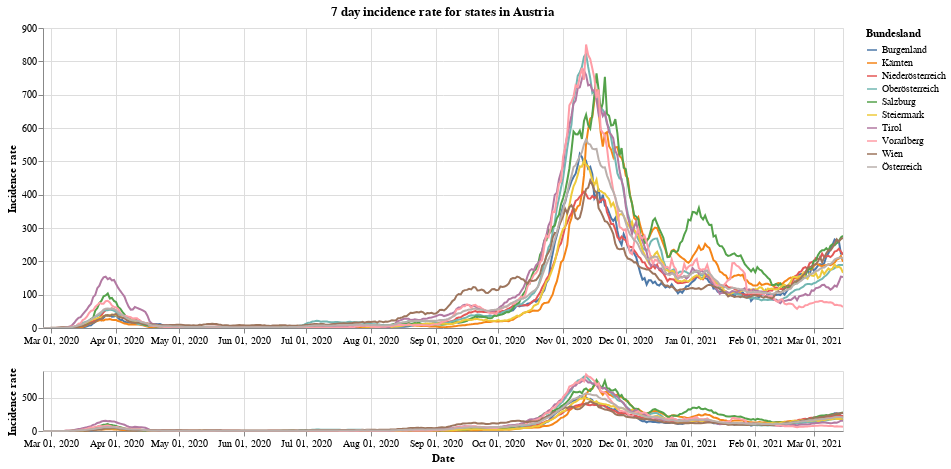

Notebook source saved alongside this figure:
### Markdown cell above
Next we have the 7 day incidence rate for states of Vorarlberg, Tirol and Wien compared to all of Austria.

### Code cell
#collapse
leg_selection = alt.selection_multi(fields=['Bundesland'], bind='legend')
brush = alt.selection(type='interval', encodings=['x'])

base = alt.Chart(at_data).mark_line().encode(
    x=alt.X("yearmonthdate(Time):T", axis=alt.Axis(title='Date')),
    y=alt.Y("SiebenTageInzidenzFaelle:Q", axis=alt.Axis(title='Incidence rate')),
    tooltip='Bundesland',
    color='Bundesland',
    opacity=alt.condition(leg_selection, alt.value(2), alt.value(0.1))
).add_selection(leg_selection).properties(width=800)

upper = base.encode(
    alt.X('yearmonthdate(Time):T',axis=alt.Axis(title=''),
          scale=alt.Scale(domain=brush))
).properties(title='7 day incidence rate for states in Austria')

lower = base.properties(
    height=60
).add_selection(brush)

upper & lower

### Figure 1 — Vega-Lite specification as saved in the notebook (floating-point values rounded to 4 significant figures; data arrays with more than 128 entries replaced by an {"elided": "..."} marker saying what was removed)
{"config": {"view": {"continuousWidth": 400, "continuousHeight": 300}}, "vconcat": [{"mark": "line", "encoding": {"color": {"type": "nominal", "field": "Bundesland"}, "opacity": {"condition": {"value": 2, "selection": "selector001"}, "value": 0.1}, "tooltip": {"type": "nominal", "field": "Bundesland"}, "x": {"type": "temporal", "axis": {"title": ""}, "field": "Time", "scale": {"domain": {"selection": "selector002"}}, "timeUnit": "yearmonthdate"}, "y": {"type": "quantitative", "axis": {"title": "Incidence rate"}, "field": "SiebenTageInzidenzFaelle"}}, "selection": {"selector001": {"type": "multi", "fields": ["Bundesland"], "bind": "legend"}}, "title": "7 day incidence rate for states in Austria", "width": 800}, {"mark": "line", "encoding": {"color": {"type": "nominal", "field": "Bundesland"}, "opacity": {"condition": {"value": 2, "selection": "selector001"}, "value": 0.1}, "tooltip": {"type": "nominal", "field": "Bundesland"}, "x": {"type": "temporal", "axis": {"title": "Date"}, "field": "Time", "timeUnit": "yearmonthdate"}, "y": {"type": "quantitative", "axis": {"title": "Incidence rate"}, "field": "SiebenTageInzidenzFaelle"}}, "height": 60, "selection": {"selector001": {"type": "multi", "fields": ["Bundesland"], "bind": "legend"}, "selector002": {"type": "interval", "encodings": ["x"]}}, "width": 800}], "data": {"name": "data-c6ab58b512495b0816b8af2fd1fe8fe2"}, "$schema": "https://vega.github.io/schema/vega-lite/v4.8.1.json", "datasets": {"data-c6ab58b512495b0816b8af2fd1fe8fe2": {"elided": "3840 records"}}}
